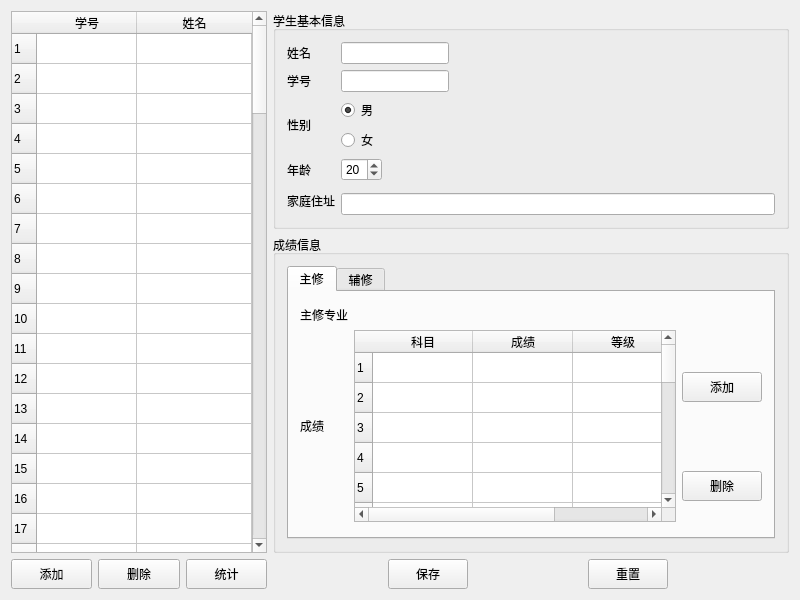
<?xml version="1.0" encoding="UTF-8"?>
<ui version="4.0">
 <class>StudentMain</class>
 <widget class="QWidget" name="StudentMain">
  <property name="geometry">
   <rect>
    <x>0</x>
    <y>0</y>
    <width>800</width>
    <height>600</height>
   </rect>
  </property>
  <property name="sizePolicy">
   <sizepolicy hsizetype="Fixed" vsizetype="Fixed">
    <horstretch>0</horstretch>
    <verstretch>0</verstretch>
   </sizepolicy>
  </property>
  <property name="minimumSize">
   <size>
    <width>800</width>
    <height>600</height>
   </size>
  </property>
  <property name="maximumSize">
   <size>
    <width>800</width>
    <height>600</height>
   </size>
  </property>
  <property name="windowTitle">
   <string>StudentManager</string>
  </property>
  <layout class="QGridLayout" name="gridLayout">
   <item row="2" column="3">
    <spacer name="horizontalSpacer">
     <property name="orientation">
      <enum>Qt::Horizontal</enum>
     </property>
     <property name="sizeHint" stdset="0">
      <size>
       <width>40</width>
       <height>20</height>
      </size>
     </property>
    </spacer>
   </item>
   <item row="2" column="5">
    <spacer name="horizontalSpacer_2">
     <property name="orientation">
      <enum>Qt::Horizontal</enum>
     </property>
     <property name="sizeHint" stdset="0">
      <size>
       <width>40</width>
       <height>20</height>
      </size>
     </property>
    </spacer>
   </item>
   <item row="2" column="7">
    <spacer name="horizontalSpacer_3">
     <property name="orientation">
      <enum>Qt::Horizontal</enum>
     </property>
     <property name="sizeHint" stdset="0">
      <size>
       <width>40</width>
       <height>20</height>
      </size>
     </property>
    </spacer>
   </item>
   <item row="2" column="0">
    <widget class="QPushButton" name="AddStudent">
     <property name="sizePolicy">
      <sizepolicy hsizetype="Minimum" vsizetype="Fixed">
       <horstretch>0</horstretch>
       <verstretch>0</verstretch>
      </sizepolicy>
     </property>
     <property name="minimumSize">
      <size>
       <width>0</width>
       <height>30</height>
      </size>
     </property>
     <property name="text">
      <string>添加</string>
     </property>
    </widget>
   </item>
   <item row="1" column="3" colspan="6">
    <widget class="QGroupBox" name="ScoresGroupBox">
     <property name="sizePolicy">
      <sizepolicy hsizetype="Preferred" vsizetype="Expanding">
       <horstretch>0</horstretch>
       <verstretch>0</verstretch>
      </sizepolicy>
     </property>
     <property name="title">
      <string>成绩信息</string>
     </property>
     <layout class="QGridLayout" name="gridLayout_2">
      <item row="0" column="0">
       <widget class="QTabWidget" name="ScoresTab">
        <property name="currentIndex">
         <number>0</number>
        </property>
        <widget class="QWidget" name="MajorTab">
         <attribute name="title">
          <string>主修</string>
         </attribute>
         <layout class="QGridLayout" name="gridLayout_6">
          <item row="0" column="0">
           <layout class="QGridLayout" name="gridLayout_5">
            <item row="1" column="2">
             <widget class="QPushButton" name="AddMajorScore">
              <property name="sizePolicy">
               <sizepolicy hsizetype="Minimum" vsizetype="Fixed">
                <horstretch>0</horstretch>
                <verstretch>0</verstretch>
               </sizepolicy>
              </property>
              <property name="minimumSize">
               <size>
                <width>0</width>
                <height>30</height>
               </size>
              </property>
              <property name="text">
               <string>添加</string>
              </property>
             </widget>
            </item>
            <item row="1" column="0" rowspan="2">
             <widget class="QLabel" name="label_9">
              <property name="text">
               <string>成绩</string>
              </property>
             </widget>
            </item>
            <item row="0" column="1">
             <widget class="QLabel" name="MajorLabel">
              <property name="sizePolicy">
               <sizepolicy hsizetype="Preferred" vsizetype="Maximum">
                <horstretch>0</horstretch>
                <verstretch>0</verstretch>
               </sizepolicy>
              </property>
              <property name="text">
               <string/>
              </property>
             </widget>
            </item>
            <item row="0" column="0">
             <widget class="QLabel" name="label_7">
              <property name="text">
               <string>主修专业</string>
              </property>
             </widget>
            </item>
            <item row="2" column="2">
             <widget class="QPushButton" name="DeleteMajorScore">
              <property name="sizePolicy">
               <sizepolicy hsizetype="Minimum" vsizetype="Fixed">
                <horstretch>0</horstretch>
                <verstretch>0</verstretch>
               </sizepolicy>
              </property>
              <property name="minimumSize">
               <size>
                <width>0</width>
                <height>30</height>
               </size>
              </property>
              <property name="text">
               <string>删除</string>
              </property>
             </widget>
            </item>
            <item row="1" column="1" rowspan="2">
             <widget class="QTableWidget" name="MajorScoreList">
              <property name="sizePolicy">
               <sizepolicy hsizetype="Expanding" vsizetype="Minimum">
                <horstretch>0</horstretch>
                <verstretch>0</verstretch>
               </sizepolicy>
              </property>
              <property name="showDropIndicator" stdset="0">
               <bool>false</bool>
              </property>
              <property name="selectionMode">
               <enum>QAbstractItemView::SingleSelection</enum>
              </property>
              <property name="selectionBehavior">
               <enum>QAbstractItemView::SelectRows</enum>
              </property>
              <property name="sortingEnabled">
               <bool>true</bool>
              </property>
              <property name="rowCount">
               <number>20</number>
              </property>
              <attribute name="horizontalHeaderVisible">
               <bool>true</bool>
              </attribute>
              <attribute name="horizontalHeaderStretchLastSection">
               <bool>true</bool>
              </attribute>
              <row/>
              <row/>
              <row/>
              <row/>
              <row/>
              <row/>
              <row/>
              <row/>
              <row/>
              <row/>
              <row/>
              <row/>
              <row/>
              <row/>
              <row/>
              <row/>
              <row/>
              <row/>
              <row/>
              <row/>
              <column>
               <property name="text">
                <string>科目</string>
               </property>
              </column>
              <column>
               <property name="text">
                <string>成绩</string>
               </property>
              </column>
              <column>
               <property name="text">
                <string>等级</string>
               </property>
              </column>
             </widget>
            </item>
           </layout>
          </item>
         </layout>
        </widget>
        <widget class="QWidget" name="MinorTab">
         <attribute name="title">
          <string>辅修</string>
         </attribute>
         <layout class="QGridLayout" name="gridLayout_8">
          <item row="0" column="0">
           <layout class="QGridLayout" name="gridLayout_7">
            <item row="0" column="0">
             <widget class="QLabel" name="label_10">
              <property name="text">
               <string>辅修专业</string>
              </property>
             </widget>
            </item>
            <item row="0" column="1">
             <widget class="QLabel" name="MinorLabel">
              <property name="sizePolicy">
               <sizepolicy hsizetype="Preferred" vsizetype="Maximum">
                <horstretch>0</horstretch>
                <verstretch>0</verstretch>
               </sizepolicy>
              </property>
              <property name="text">
               <string/>
              </property>
             </widget>
            </item>
            <item row="1" column="2">
             <widget class="QPushButton" name="AddMinorScore">
              <property name="sizePolicy">
               <sizepolicy hsizetype="Minimum" vsizetype="Fixed">
                <horstretch>0</horstretch>
                <verstretch>0</verstretch>
               </sizepolicy>
              </property>
              <property name="minimumSize">
               <size>
                <width>0</width>
                <height>30</height>
               </size>
              </property>
              <property name="text">
               <string>添加</string>
              </property>
             </widget>
            </item>
            <item row="2" column="2">
             <widget class="QPushButton" name="DeleteMinorScore">
              <property name="sizePolicy">
               <sizepolicy hsizetype="Minimum" vsizetype="Fixed">
                <horstretch>0</horstretch>
                <verstretch>0</verstretch>
               </sizepolicy>
              </property>
              <property name="minimumSize">
               <size>
                <width>0</width>
                <height>30</height>
               </size>
              </property>
              <property name="text">
               <string>删除</string>
              </property>
             </widget>
            </item>
            <item row="1" column="0" rowspan="2">
             <widget class="QLabel" name="label_12">
              <property name="text">
               <string>成绩</string>
              </property>
             </widget>
            </item>
            <item row="1" column="1" rowspan="2">
             <widget class="QTableWidget" name="MinorScoreList">
              <property name="sizePolicy">
               <sizepolicy hsizetype="Expanding" vsizetype="Minimum">
                <horstretch>0</horstretch>
                <verstretch>0</verstretch>
               </sizepolicy>
              </property>
              <property name="selectionMode">
               <enum>QAbstractItemView::SingleSelection</enum>
              </property>
              <property name="selectionBehavior">
               <enum>QAbstractItemView::SelectRows</enum>
              </property>
              <property name="sortingEnabled">
               <bool>true</bool>
              </property>
              <property name="rowCount">
               <number>20</number>
              </property>
              <attribute name="horizontalHeaderStretchLastSection">
               <bool>true</bool>
              </attribute>
              <row/>
              <row/>
              <row/>
              <row/>
              <row/>
              <row/>
              <row/>
              <row/>
              <row/>
              <row/>
              <row/>
              <row/>
              <row/>
              <row/>
              <row/>
              <row/>
              <row/>
              <row/>
              <row/>
              <row/>
              <column>
               <property name="text">
                <string>科目</string>
               </property>
              </column>
              <column>
               <property name="text">
                <string>成绩</string>
               </property>
              </column>
              <column>
               <property name="text">
                <string>等级</string>
               </property>
              </column>
             </widget>
            </item>
           </layout>
          </item>
         </layout>
        </widget>
       </widget>
      </item>
     </layout>
    </widget>
   </item>
   <item row="2" column="6">
    <widget class="QPushButton" name="ResetData">
     <property name="sizePolicy">
      <sizepolicy hsizetype="Fixed" vsizetype="Fixed">
       <horstretch>0</horstretch>
       <verstretch>0</verstretch>
      </sizepolicy>
     </property>
     <property name="minimumSize">
      <size>
       <width>80</width>
       <height>30</height>
      </size>
     </property>
     <property name="text">
      <string>重置</string>
     </property>
    </widget>
   </item>
   <item row="2" column="4">
    <widget class="QPushButton" name="SaveData">
     <property name="sizePolicy">
      <sizepolicy hsizetype="Fixed" vsizetype="Fixed">
       <horstretch>0</horstretch>
       <verstretch>0</verstretch>
      </sizepolicy>
     </property>
     <property name="minimumSize">
      <size>
       <width>80</width>
       <height>30</height>
      </size>
     </property>
     <property name="text">
      <string>保存</string>
     </property>
    </widget>
   </item>
   <item row="0" column="3" colspan="6">
    <widget class="QGroupBox" name="groupBox">
     <property name="sizePolicy">
      <sizepolicy hsizetype="Preferred" vsizetype="Fixed">
       <horstretch>0</horstretch>
       <verstretch>0</verstretch>
      </sizepolicy>
     </property>
     <property name="title">
      <string>学生基本信息</string>
     </property>
     <layout class="QGridLayout" name="gridLayout_4">
      <item row="0" column="0">
       <layout class="QGridLayout" name="gridLayout_3">
        <item row="2" column="0" rowspan="2">
         <widget class="QLabel" name="label_3">
          <property name="text">
           <string>性别</string>
          </property>
         </widget>
        </item>
        <item row="3" column="1">
         <widget class="QRadioButton" name="FemaleRadio">
          <property name="text">
           <string>女</string>
          </property>
         </widget>
        </item>
        <item row="0" column="0">
         <widget class="QLabel" name="label">
          <property name="text">
           <string>姓名</string>
          </property>
         </widget>
        </item>
        <item row="2" column="1">
         <widget class="QRadioButton" name="MaleRadio">
          <property name="text">
           <string>男</string>
          </property>
          <property name="checked">
           <bool>true</bool>
          </property>
         </widget>
        </item>
        <item row="1" column="0">
         <widget class="QLabel" name="label_2">
          <property name="text">
           <string>学号</string>
          </property>
         </widget>
        </item>
        <item row="0" column="1">
         <widget class="QLineEdit" name="NameBox">
          <property name="sizePolicy">
           <sizepolicy hsizetype="Fixed" vsizetype="Fixed">
            <horstretch>0</horstretch>
            <verstretch>0</verstretch>
           </sizepolicy>
          </property>
         </widget>
        </item>
        <item row="1" column="1">
         <widget class="QLineEdit" name="IDBox">
          <property name="sizePolicy">
           <sizepolicy hsizetype="Fixed" vsizetype="Fixed">
            <horstretch>0</horstretch>
            <verstretch>0</verstretch>
           </sizepolicy>
          </property>
          <property name="readOnly">
           <bool>true</bool>
          </property>
         </widget>
        </item>
        <item row="4" column="1">
         <widget class="QSpinBox" name="AgeBox">
          <property name="sizePolicy">
           <sizepolicy hsizetype="Fixed" vsizetype="Fixed">
            <horstretch>0</horstretch>
            <verstretch>0</verstretch>
           </sizepolicy>
          </property>
          <property name="minimum">
           <number>10</number>
          </property>
          <property name="value">
           <number>20</number>
          </property>
         </widget>
        </item>
        <item row="4" column="0">
         <widget class="QLabel" name="label_5">
          <property name="text">
           <string>年龄</string>
          </property>
         </widget>
        </item>
        <item row="6" column="1">
         <widget class="QLineEdit" name="AddressBox">
          <property name="sizePolicy">
           <sizepolicy hsizetype="Expanding" vsizetype="Fixed">
            <horstretch>0</horstretch>
            <verstretch>0</verstretch>
           </sizepolicy>
          </property>
         </widget>
        </item>
        <item row="5" column="0" rowspan="2">
         <widget class="QLabel" name="label_6">
          <property name="text">
           <string>家庭住址</string>
          </property>
         </widget>
        </item>
       </layout>
      </item>
     </layout>
    </widget>
   </item>
   <item row="2" column="1">
    <widget class="QPushButton" name="DeleteStudent">
     <property name="sizePolicy">
      <sizepolicy hsizetype="Minimum" vsizetype="Fixed">
       <horstretch>0</horstretch>
       <verstretch>0</verstretch>
      </sizepolicy>
     </property>
     <property name="minimumSize">
      <size>
       <width>0</width>
       <height>30</height>
      </size>
     </property>
     <property name="text">
      <string>删除</string>
     </property>
    </widget>
   </item>
   <item row="2" column="2">
    <widget class="QPushButton" name="DegreeStat">
     <property name="sizePolicy">
      <sizepolicy hsizetype="Minimum" vsizetype="Fixed">
       <horstretch>0</horstretch>
       <verstretch>0</verstretch>
      </sizepolicy>
     </property>
     <property name="minimumSize">
      <size>
       <width>0</width>
       <height>30</height>
      </size>
     </property>
     <property name="text">
      <string>统计</string>
     </property>
    </widget>
   </item>
   <item row="0" column="0" rowspan="2" colspan="3">
    <widget class="QTableWidget" name="StudentList">
     <property name="editTriggers">
      <set>QAbstractItemView::NoEditTriggers</set>
     </property>
     <property name="showDropIndicator" stdset="0">
      <bool>false</bool>
     </property>
     <property name="selectionMode">
      <enum>QAbstractItemView::SingleSelection</enum>
     </property>
     <property name="selectionBehavior">
      <enum>QAbstractItemView::SelectRows</enum>
     </property>
     <property name="sortingEnabled">
      <bool>true</bool>
     </property>
     <property name="rowCount">
      <number>100</number>
     </property>
     <property name="columnCount">
      <number>2</number>
     </property>
     <attribute name="horizontalHeaderShowSortIndicator" stdset="0">
      <bool>true</bool>
     </attribute>
     <attribute name="horizontalHeaderStretchLastSection">
      <bool>true</bool>
     </attribute>
     <row/>
     <row/>
     <row/>
     <row/>
     <row/>
     <row/>
     <row/>
     <row/>
     <row/>
     <row/>
     <row/>
     <row/>
     <row/>
     <row/>
     <row/>
     <row/>
     <row/>
     <row/>
     <row/>
     <row/>
     <row/>
     <row/>
     <row/>
     <row/>
     <row/>
     <row/>
     <row/>
     <row/>
     <row/>
     <row/>
     <row/>
     <row/>
     <row/>
     <row/>
     <row/>
     <row/>
     <row/>
     <row/>
     <row/>
     <row/>
     <row/>
     <row/>
     <row/>
     <row/>
     <row/>
     <row/>
     <row/>
     <row/>
     <row/>
     <row/>
     <row/>
     <row/>
     <row/>
     <row/>
     <row/>
     <row/>
     <row/>
     <row/>
     <row/>
     <row/>
     <row/>
     <row/>
     <row/>
     <row/>
     <row/>
     <row/>
     <row/>
     <row/>
     <row/>
     <row/>
     <row/>
     <row/>
     <row/>
     <row/>
     <row/>
     <row/>
     <row/>
     <row/>
     <row/>
     <row/>
     <row/>
     <row/>
     <row/>
     <row/>
     <row/>
     <row/>
     <row/>
     <row/>
     <row/>
     <row/>
     <row/>
     <row/>
     <row/>
     <row/>
     <row/>
     <row/>
     <row/>
     <row/>
     <row/>
     <row/>
     <column>
      <property name="text">
       <string>学号</string>
      </property>
     </column>
     <column>
      <property name="text">
       <string>姓名</string>
      </property>
     </column>
    </widget>
   </item>
  </layout>
 </widget>
 <layoutdefault spacing="6" margin="11"/>
 <tabstops>
  <tabstop>StudentList</tabstop>
  <tabstop>AddStudent</tabstop>
  <tabstop>DeleteStudent</tabstop>
  <tabstop>DegreeStat</tabstop>
  <tabstop>NameBox</tabstop>
  <tabstop>IDBox</tabstop>
  <tabstop>MaleRadio</tabstop>
  <tabstop>FemaleRadio</tabstop>
  <tabstop>AgeBox</tabstop>
  <tabstop>AddressBox</tabstop>
  <tabstop>ScoresTab</tabstop>
  <tabstop>MajorScoreList</tabstop>
  <tabstop>AddMajorScore</tabstop>
  <tabstop>DeleteMajorScore</tabstop>
  <tabstop>MinorScoreList</tabstop>
  <tabstop>AddMinorScore</tabstop>
  <tabstop>DeleteMinorScore</tabstop>
  <tabstop>SaveData</tabstop>
  <tabstop>ResetData</tabstop>
 </tabstops>
 <resources/>
 <connections/>
</ui>
